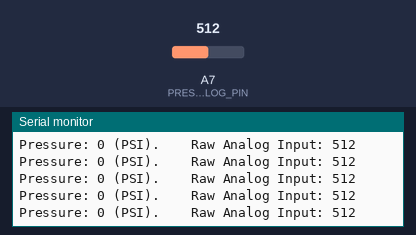
This sketch was run on a simulated Arduino Nano, built with avr-gcc and run on an emulated ATmega328P. Parts: the last lines printed to the serial monitor. The inputs (shaded band) are chosen by the test bench; at power-on: A7 (PRESSURE_SENSOR_ANALOG_PIN) = 512.

Above: at 1.2 s.
1.3 s: A7 (PRESSURE_SENSOR_ANALOG_PIN) set to 471
At 1.42 s:
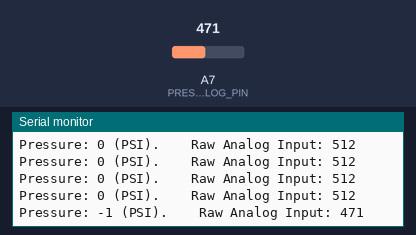
13.3 s: A7 (PRESSURE_SENSOR_ANALOG_PIN) set to 104
At 13.33 s:
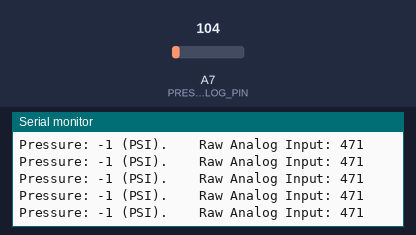
16.3 s: A7 (PRESSURE_SENSOR_ANALOG_PIN) set to 95
At 16.31 s:
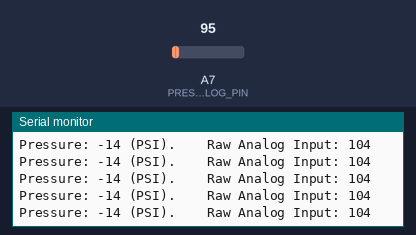
Timing chart, 0 to 19.3 s (numbered marks = the images above; inputs shaded):
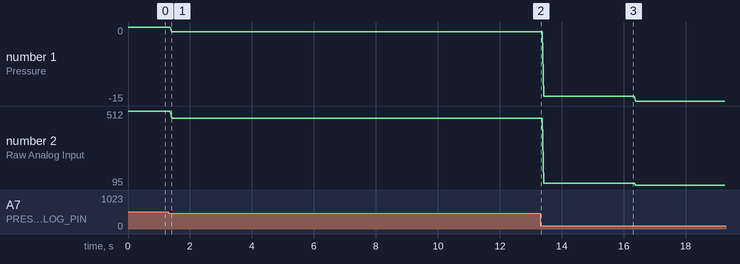

The sketch:

15_pressure_sensor.ino
```cpp
#define PRESSURE_SENSOR_ANALOG_PIN A7

// The pressure sensor analog output (0-5V) is scaled using a voltage divider to (0-3.3V)
// Then, the output that corresponds to 10-90% of that voltage range corresponds to [-15 to +15] PSI

void setup() {
    Serial.begin(9600);
    pinMode(PRESSURE_SENSOR_ANALOG_PIN, INPUT);
    // pinMode(PRESSURE_SENSOR_ANALOG_PIN, ANALOG_INPUT);
}

void loop() {
    // Serial.println("Hello from 15 pressure sensor test!");
    int rawAnalogInput = analogRead(PRESSURE_SENSOR_ANALOG_PIN);
    int maxAnalogCount = 1023;

    // [0 to 1023]


    // An 80% bandwidth corresponds to 30 PSI of value.
    // 100% bandwidth corresponds to 30PSI/0.8 = 37.5 PSI.
    // One analog count = 1 / 1024 * 37.5

    float valueOfOneAnalogCount = 37.5 / 1024;

    int relativeAnalogInput = rawAnalogInput - 512;
    int relativePressurePSI = relativeAnalogInput * valueOfOneAnalogCount;

    Serial.print("Pressure: ");
    Serial.print(relativePressurePSI);
    Serial.print(" (PSI).    ");
    Serial.print("Raw Analog Input: ");
    Serial.print(rawAnalogInput);


    Serial.println();
}
```

Measured:
- after the input at 1.3 s, the serial monitor: prints a new line after 0.10 s (image 1)
- plotted number 1: 0 → -1 after the input at 1.3 s, -1 → -14 after the input at 13.3 s, -14 → -15 after the input at 16.3 s
- plotted number 2: 512 → 471 after the input at 1.3 s, 471 → 104 after the input at 13.3 s, 104 → 95 after the input at 16.3 s
